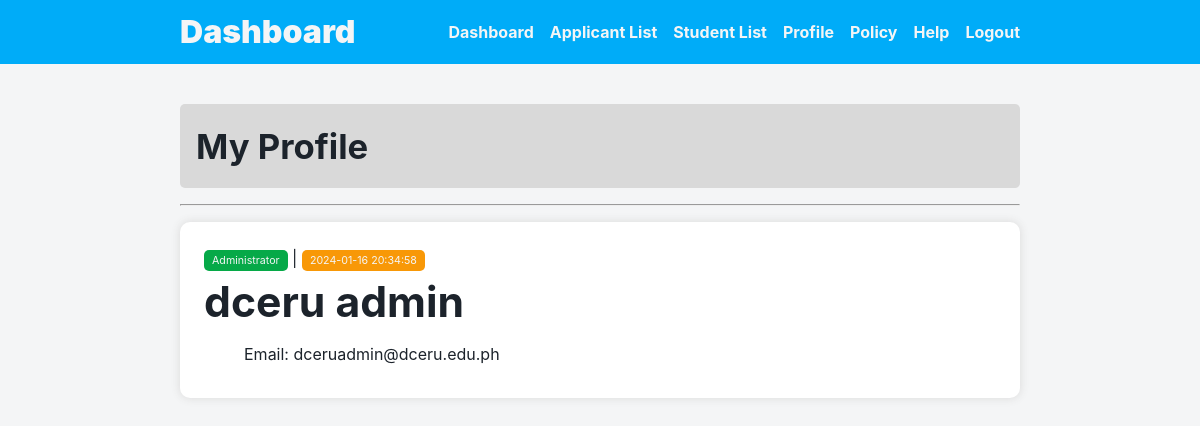
/src/modules/dashboard/admin_profile.php (signed in), run on the app's committed database.
### tables this page shows
CREATE TABLE `users` (
  `User_ID` bigint(20) NOT NULL,
  `First_Name` varchar(100) NOT NULL,
  `Last_Name` varchar(100) NOT NULL,
  `Email` varchar(255) NOT NULL,
  `Password` varchar(255) NOT NULL,
  `User_Type` enum('Student','Administrator','','') NOT NULL DEFAULT 'Student',
  `Date_Created` timestamp NOT NULL DEFAULT current_timestamp(),
  `Applied` enum('notapplied','applied') NOT NULL
);

### config.php (called while the page is built, shortened)
<?php
$_C2_style_css = '../../../style.css';
$_C2_button_css = '../../css/button.css';
$_C2_forms_css = '../../css/forms.css';
$_C2_icon_css = '../../css/icon.css';
$_C2_module_css = '../../css/module.css';
$_C2_navbar_css = '../../css/navbar.css';

### src/process/session.php (called while the page is built, shortened)
<?php
if (isset($_SESSION['user_id'])) {
    $sql = "SELECT * FROM users WHERE User_ID = {$_SESSION['user_id']}";
    $result = $mysqli->query($sql);
    $user = $result->fetch_assoc();
}

### src/modules/dashboard/admin_profile.php (the view, shortened to what this page needs)
<?php include '../../../config.php'; ?>
<?php include $_C2_session_php; ?>
<!DOCTYPE html>
<html lang="en">
<head>
    <link rel="stylesheet" href="<?php echo $_C2_style_css; ?>">
    <link rel="stylesheet" href="<?php echo $_C2_module_css; ?>">
    <link rel="stylesheet" href="<?php echo $_C2_button_css; ?>">
    <link rel="stylesheet" href="<?php echo $_C2_icon_css; ?>">
    <link rel="stylesheet" href="<?php echo $_C2_navbar_css; ?>">
    <link rel="stylesheet" href="<?php echo $_C2_forms_css; ?>">
</head>
<body>
    <?php if (isset($user)) : ?>
        <section class="adminprofile1 container">
            <h2 class="page_title ">My Profile</h2>
            <hr class="title_line">
            <section class="profile_details">
                <ul class="profile_list">
                    <li>
                        <span class="tag safe"><?php echo $user['User_Type'] ?></span> | <span class="tag warning"><?php echo $user['Date_Created'] ?></span>
                    </li>
                    <li>
                        <h1><?php echo $user['First_Name'], " ", $user['Last_Name']; ?></h1>
                    </li>
                    <li>
                        <p><?php echo "Email: ", $user['Email']; ?></p>
                    </li>
                </ul>
            </section>
        </section>
    <?php endif; ?>
</body>
</html>

### style.css (style rules this page uses)
*, *::after, *::before { padding: 0; margin: 0; box-sizing: border-box; }
:root { font-family: Inter, system-ui, Avenir, Helvetica, Arial, sans-serif; line-height: 1.5; font-weight: 400; color: var(--black); background-color: var(--white_1); font-synthesis: none; text-rendering: optimizeLegibility; -webkit-font-smoothing: antialiased; -moz-osx-font-smoothing: grayscale; --dark_blue: #003e5d; --mid_blue: #0176aa; --light_blue: #00acf8; --pale_light_blue: #4f9ef8; --green: #06a948; --orange: #f89807; --yellow_orange: #f4bc1c; --red: #ff3b30; --white_1: #f4f5f6; --white_2: #e8ecec; --white_3: #f2f2f2; --light_gray: #d9d9d9; --gray: #1e1e1e; --dark_gray: #1a1a1a; --black: #1c232b; }
body { margin: 0; min-width: 320px; min-height: 100vh; }
h1 { font-size: min(7vw, 32pt); font-weight: 700; }
h2 { font-size: min(6vw, 26pt); font-weight: 700; }
p { font-size: min(4vw, 12pt); }
summary, ul { list-style: none; }
.container { padding: 2.5rem 15vw; }
.page_title { background-color: var(--light_gray); padding: 1rem; border-radius: 5px; margin-bottom: 1rem; }
.title_line { background-color: var(--gray); margin-bottom: 1rem; }
.tag { background-color: var(--light_gray); padding: 0.25rem 0.5rem; font-size: min(4vw, 8pt); border-radius: 5px; color: var(--white_1); }

### src/css/module.css (style rules this page uses)
.profile_list { width: 100%; background-color: #fff; padding: 1.5rem; border-radius: 10px; box-shadow: 0 0 10px 0px var(--light_gray); }
.profile_list p { padding: 0.5rem 2.5rem; }

### src/css/button.css (style rules this page uses)
.safe { background-color: var(--green); }
.warning { background-color: var(--orange); }

### data on the page
users: User_Type "Administrator", Date_Created "2024-01-16 20:34:58", First_Name "dceru", Last_Name "admin", Email "dceruadmin@dceru.edu.ph"

### other printed values
$navbar_2_item['title'] "Dashboard"
$navbar_2_item['title'] "Applicant List"
$navbar_2_item['title'] "Student List"
$navbar_2_item['title'] "Profile"
$navbar_2_item['title'] "Policy"
$navbar_2_item['title'] "Help"
$navbar_2_item['title'] "Logout"
